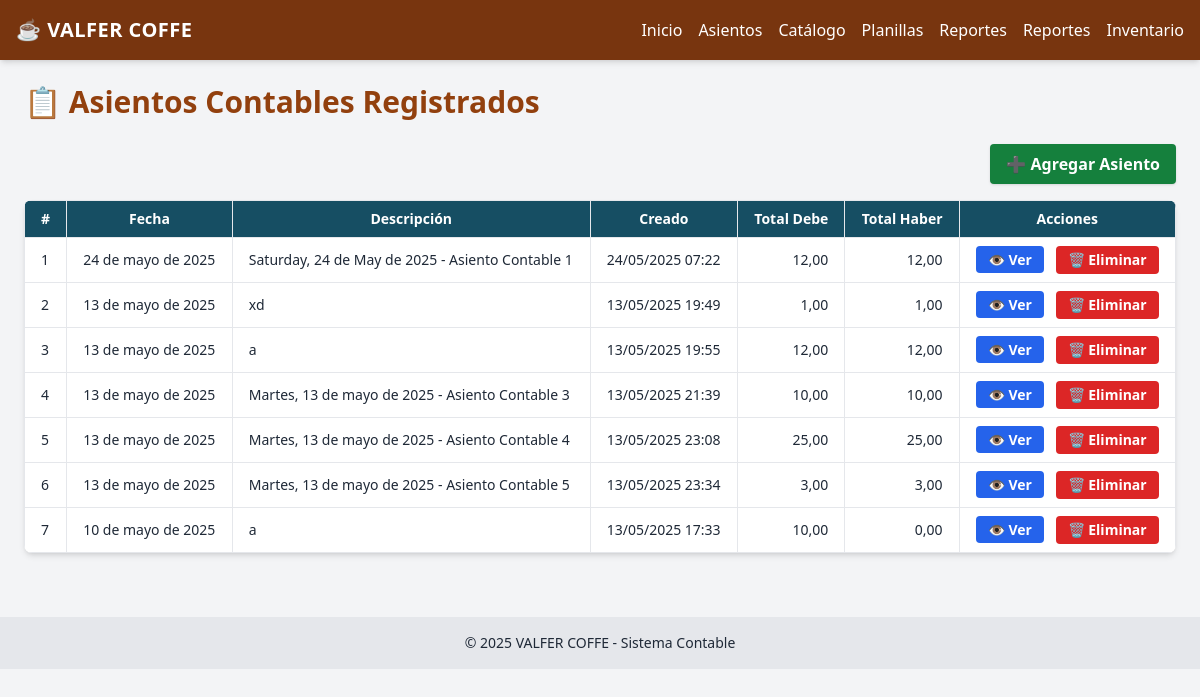
Page /asientos/ on the committed database.
### contabilidad/models.py (models this page shows, shortened)
class AsientoContable(models.Model):
    fecha = models.DateField()
    descripcion = models.TextField()
    creado_en = models.DateTimeField(auto_now_add=True)

### contabilidad/views.py (the view)
# urls.py: path('asientos/', views.listar_asientos, name='listar_asientos'),
def listar_asientos(request):
    asientos = AsientoContable.objects.all().order_by('-fecha')
    data = []
    for asiento in asientos:
        total_debe = asiento.detalleasiento_set.aggregate(total=Sum('debe'))['total'] or 0
        total_haber = asiento.detalleasiento_set.aggregate(total=Sum('haber'))['total'] or 0
        data.append({
            'asiento': asiento,
            'total_debe': total_debe,
            'total_haber': total_haber,
        })
    return render(request, 'contabilidad/listar_asientos.html', {
        'asientos_data': data
    })

### contabilidad/templates/contabilidad/listar_asientos.html (shortened to what this page needs)
{% extends 'contabilidad/base.html' %}
{% block content %}
<div class="max-w-6xl mx-auto">
  <h2 class="text-3xl font-extrabold text-amber-800 mb-6">📋 Asientos Contables Registrados</h2>
  <div class="flex justify-end mb-4">
    <a href="{% url 'crear_asiento_contable' %}" class="bg-green-700 hover:bg-green-800 text-white px-4 py-2 rounded font-semibold shadow inline-flex items-center">
      ➕ Agregar Asiento
    </a>
  </div>
  <div class="bg-white shadow-md rounded-lg overflow-hidden">
    <div class="overflow-x-auto">
      <table class="min-w-full text-sm border-collapse">
        <thead class="bg-cyan-900 text-white">
          <tr>
            <th class="border px-4 py-2">#</th>
            <th class="border px-4 py-2">Fecha</th>
            <th class="border px-4 py-2">Descripción</th>
            <th class="border px-4 py-2">Creado</th>
            <th class="border px-4 py-2 text-right">Total Debe</th>
            <th class="border px-4 py-2 text-right">Total Haber</th>
            <th class="border px-4 py-2 text-center">Acciones</th>
          </tr>
        </thead>
        <tbody>
          {% for item in asientos_data %}
            <tr class="border-t hover:bg-amber-50">
              <td class="border px-4 py-2">{{ forloop.counter }}</td>
              <td class="border px-4 py-2">{{ item.asiento.fecha }}</td>
              <td class="border px-4 py-2">{{ item.asiento.descripcion }}</td>
              <td class="border px-4 py-2">{{ item.asiento.creado_en|date:"d/m/Y H:i" }}</td>
              <td class="border px-4 py-2 text-right">{{ item.total_debe|floatformat:2 }}</td>
              <td class="border px-4 py-2 text-right">{{ item.total_haber|floatformat:2 }}</td>
              <td class="border px-4 py-2 text-center space-x-2">
                <a href="{% url 'ver_asiento' item.asiento.id %}" class="bg-blue-600 hover:bg-blue-700 text-white py-1 px-3 rounded font-semibold">👁️ Ver</a>
                <button onclick="confirmarEliminacion({{ item.asiento.id }})" class="bg-red-600 hover:bg-red-700 text-white py-1 px-3 rounded font-semibold">🗑️ Eliminar</button>
              </td>
            </tr>
          {% endfor %}
        </tbody>
      </table>
    </div>
  </div>
</div>
<link rel="stylesheet" href="https://cdnjs.cloudflare.com/ajax/libs/animate.css/4.1.1/animate.min.css"/>
{% endblock %}

### rows in the picture
AsientoContable: asiento.fecha "24 de mayo de 2025", asiento.descripcion "Saturday, 24 de May de 2025 - Asiento Contable 1", asiento.creado_en "24/05/2025 07:22", total_debe "12,00", total_haber "12,00"
AsientoContable: asiento.fecha "13 de mayo de 2025", asiento.descripcion "xd", asiento.creado_en "13/05/2025 19:49", total_debe "1,00", total_haber "1,00"
AsientoContable: asiento.fecha "13 de mayo de 2025", asiento.descripcion "a", asiento.creado_en "13/05/2025 19:55", total_debe "12,00", total_haber "12,00"
AsientoContable: asiento.fecha "13 de mayo de 2025", asiento.descripcion "Martes, 13 de mayo de 2025 - Asiento Contable 3", asiento.creado_en "13/05/2025 21:39", total_debe "10,00", total_haber "10,00"
AsientoContable: asiento.fecha "13 de mayo de 2025", asiento.descripcion "Martes, 13 de mayo de 2025 - Asiento Contable 4", asiento.creado_en "13/05/2025 23:08", total_debe "25,00", total_haber "25,00"
AsientoContable: asiento.fecha "13 de mayo de 2025", asiento.descripcion "Martes, 13 de mayo de 2025 - Asiento Contable 5", asiento.creado_en "13/05/2025 23:34", total_debe "3,00", total_haber "3,00"
AsientoContable: asiento.fecha "10 de mayo de 2025", asiento.descripcion "a", asiento.creado_en "13/05/2025 17:33", total_debe "10,00", total_haber "0,00"
